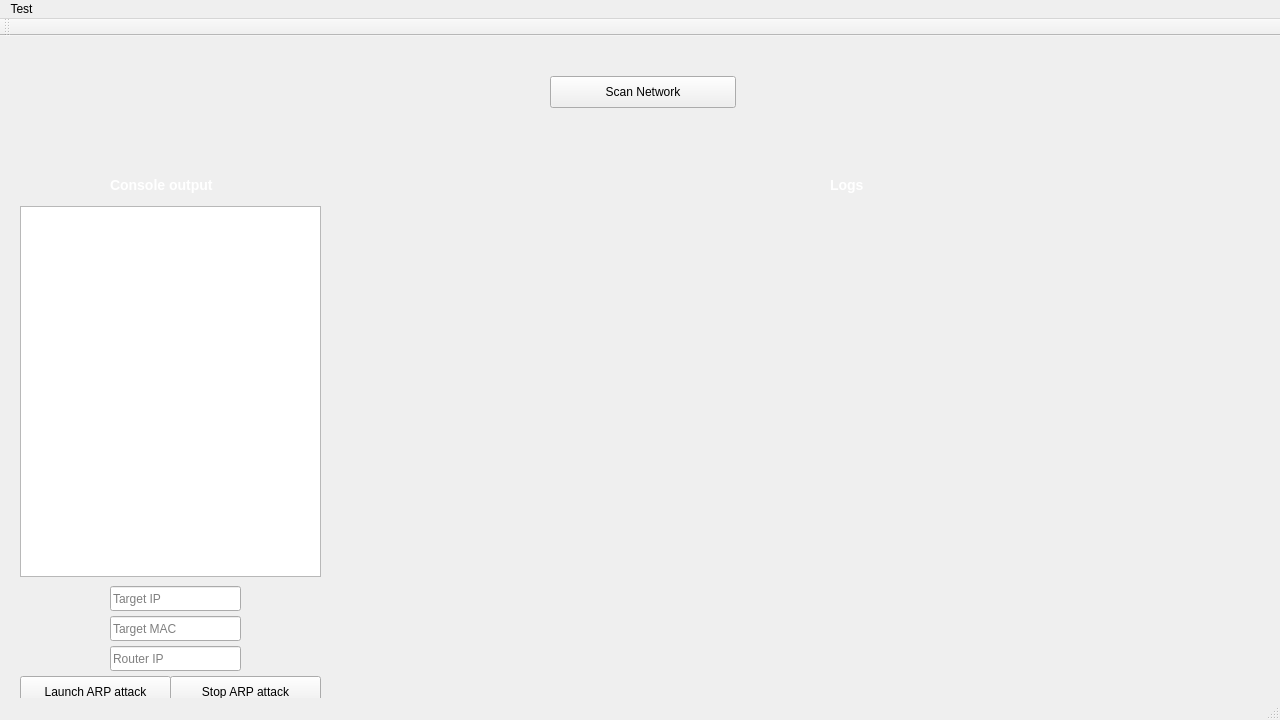
<?xml version="1.0" encoding="UTF-8"?>
<ui version="4.0">
 <class>MainWindow</class>
 <widget class="QMainWindow" name="MainWindow">
  <property name="minimumSize">
   <size>
    <width>1280</width>
    <height>720</height>
   </size>
  </property>
  <property name="maximumSize">
   <size>
    <width>1280</width>
    <height>720</height>
   </size>
  </property>
  <property name="windowTitle">
   <string>Mirror</string>
  </property>
  <property name="styleSheet">
   <string notr="true">QMainWindow{
background-image:url(&quot;./ressources/background_1280_720.png&quot;)
}</string>
  </property>
  <widget class="QWidget" name="centralWidget">
   <widget class="QPushButton" name="scanNetwork">
    <property name="geometry">
     <rect>
      <x>550</x>
      <y>40</y>
      <width>186</width>
      <height>32</height>
     </rect>
    </property>
    <property name="autoFillBackground">
     <bool>false</bool>
    </property>
    <property name="text">
     <string>Scan Network</string>
    </property>
   </widget>
   <widget class="QLineEdit" name="targetIP">
    <property name="geometry">
     <rect>
      <x>110</x>
      <y>550</y>
      <width>131</width>
      <height>25</height>
     </rect>
    </property>
    <property name="placeholderText">
     <string>Target IP</string>
    </property>
   </widget>
   <widget class="QLabel" name="label">
    <property name="geometry">
     <rect>
      <x>110</x>
      <y>140</y>
      <width>111</width>
      <height>17</height>
     </rect>
    </property>
    <property name="styleSheet">
     <string notr="true"> QLabel {
     font: bold 14px;
	 color: white;
 }</string>
    </property>
    <property name="text">
     <string>Console output</string>
    </property>
   </widget>
   <widget class="QPushButton" name="launchArpAttack">
    <property name="geometry">
     <rect>
      <x>20</x>
      <y>640</y>
      <width>151</width>
      <height>32</height>
     </rect>
    </property>
    <property name="autoFillBackground">
     <bool>false</bool>
    </property>
    <property name="text">
     <string>Launch ARP attack</string>
    </property>
   </widget>
   <widget class="QLineEdit" name="targetMAC">
    <property name="geometry">
     <rect>
      <x>110</x>
      <y>580</y>
      <width>131</width>
      <height>25</height>
     </rect>
    </property>
    <property name="placeholderText">
     <string>Target MAC</string>
    </property>
   </widget>
   <widget class="QLineEdit" name="routerIP">
    <property name="geometry">
     <rect>
      <x>110</x>
      <y>610</y>
      <width>131</width>
      <height>25</height>
     </rect>
    </property>
    <property name="placeholderText">
     <string>Router IP</string>
    </property>
   </widget>
   <widget class="QLabel" name="label_2">
    <property name="geometry">
     <rect>
      <x>830</x>
      <y>140</y>
      <width>41</width>
      <height>17</height>
     </rect>
    </property>
    <property name="styleSheet">
     <string notr="true"> QLabel {
     font: bold 14px;
	 color: white;
 }</string>
    </property>
    <property name="text">
     <string>Logs</string>
    </property>
   </widget>
   <widget class="QTextBrowser" name="outputZone">
    <property name="geometry">
     <rect>
      <x>20</x>
      <y>170</y>
      <width>301</width>
      <height>371</height>
     </rect>
    </property>
   </widget>
   <widget class="QPushButton" name="stopArpAttack">
    <property name="geometry">
     <rect>
      <x>170</x>
      <y>640</y>
      <width>151</width>
      <height>32</height>
     </rect>
    </property>
    <property name="autoFillBackground">
     <bool>false</bool>
    </property>
    <property name="text">
     <string>Stop ARP attack</string>
    </property>
   </widget>
  </widget>
  <widget class="QMenuBar" name="menuBar">
   <property name="geometry">
    <rect>
     <x>0</x>
     <y>0</y>
     <width>1280</width>
     <height>22</height>
    </rect>
   </property>
   <widget class="QMenu" name="menuTest">
    <property name="title">
     <string>Test</string>
    </property>
   </widget>
   <addaction name="menuTest"/>
  </widget>
  <widget class="QToolBar" name="mainToolBar">
   <attribute name="toolBarArea">
    <enum>TopToolBarArea</enum>
   </attribute>
   <attribute name="toolBarBreak">
    <bool>false</bool>
   </attribute>
  </widget>
  <widget class="QStatusBar" name="statusBar"/>
 </widget>
 <layoutdefault spacing="6" margin="11"/>
 <resources/>
 <connections/>
</ui>
